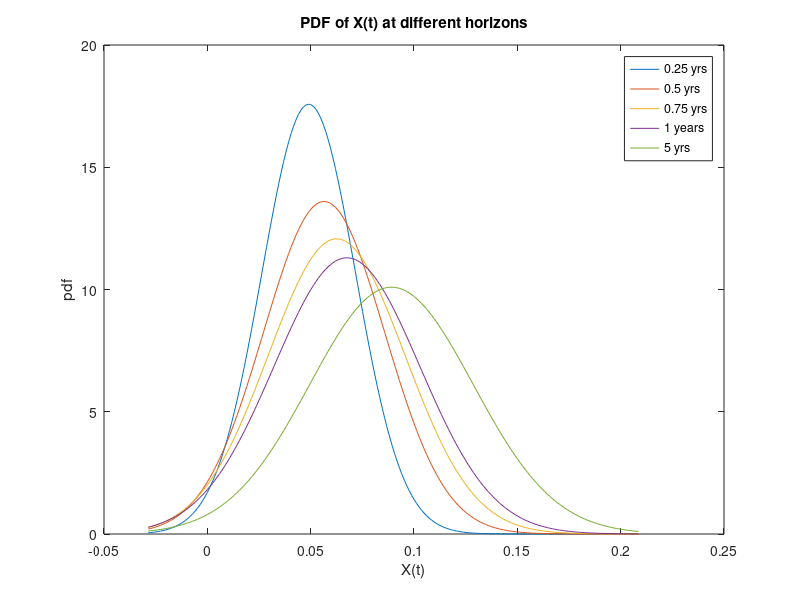

Source code (MATLAB):
%%%%%%%%%%%%%%%%%%%%%%%%%%%%%%%%%%%%%%%%%%%%%%%%%%%%
%%%%VASICEK densities at different time horizons%%%%
%%%%%%%%%%%%%%%%%%%%%%%%%%%%%%%%%%%%%%%%%%%%%%%%%%%%
clear all;
%Fix the time horizons
horizon=[0.25 0.5 0.75 1 5];
%Assign new parameters
mu=0.09; sg=0.05; a=0.8;X0=0.04;
%Compute Exp. Value and variance
meanVas=mu+exp(-a*horizon).*(X0-mu);
varVas=sg*sg*(1-exp(-2*a*horizon))/(2*a);
range=linspace(mu-3*sg/(2*a)^0.5,...
mu+3*sg/(2*a)^0.5,200);
pdfV=[];
for i=1:length(horizon)
meanV=meanVas(i);
stdV=varVas(i).^0.5;
pdfVas=pdf('norm', range,meanV,stdV);
pdfV=[pdfV;pdfVas];
end
h=figure('Color',[1 1 1]);
plot(range,pdfV)
title('PDF of X(t) at different horizons')
xlabel('X(t)');ylabel('pdf')
legend('0.25 yrs','0.5 yrs','0.75 yrs','1 years','5 yrs')
print(h,'??dpng','LecBMFigpdfVasicek')